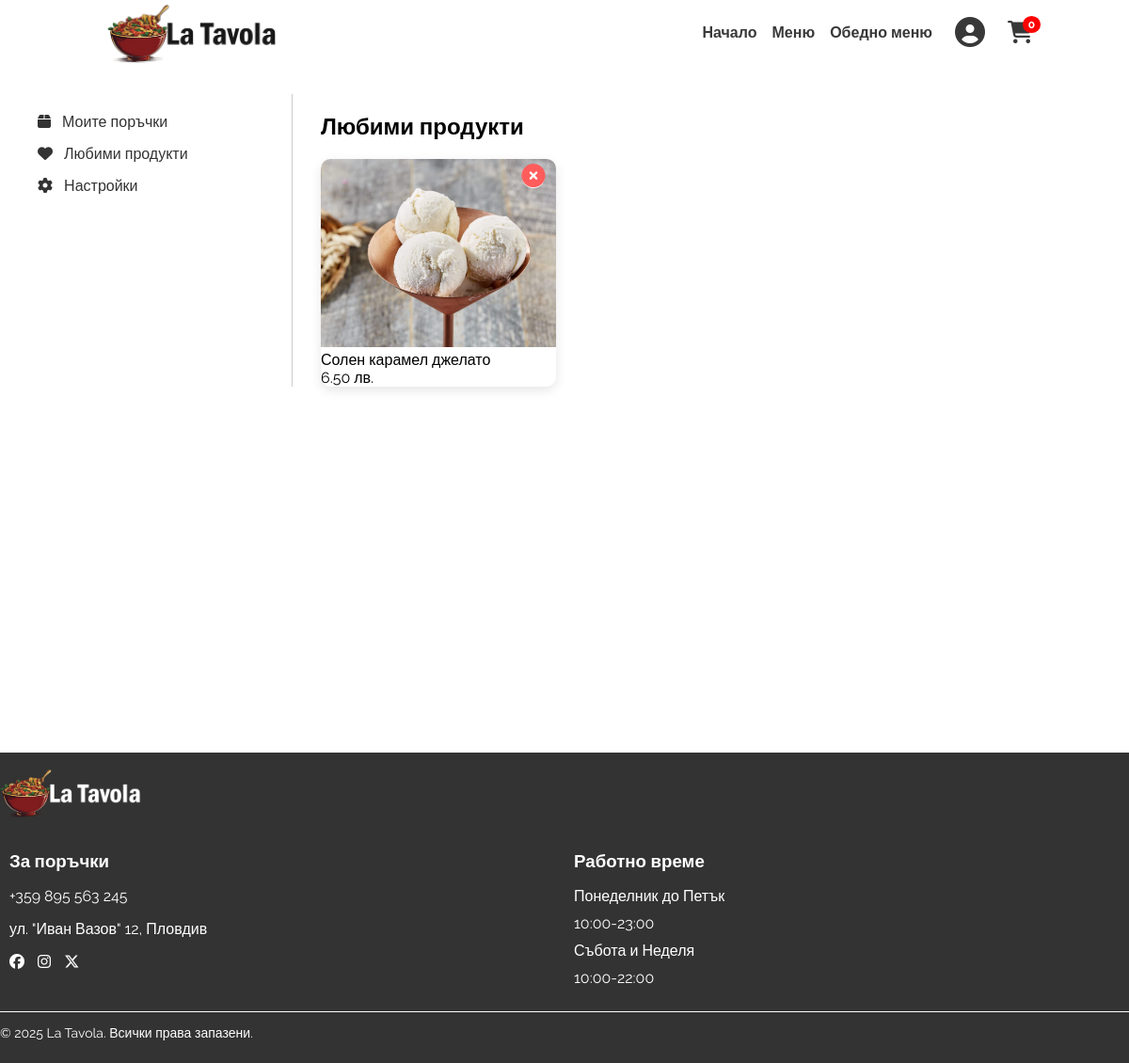
/favorites.php (signed in), run on the app's committed database.
### tables this page shows
CREATE TABLE IF NOT EXISTS `products` (
  `ProductID` int NOT NULL AUTO_INCREMENT,
  `ProductName` varchar(100) NOT NULL,
  `Weight` int DEFAULT NULL,
  `Price` decimal(10,2) DEFAULT NULL,
  `Description` text,
  `CategoryID` int DEFAULT NULL,
  `PhotoSource` text NOT NULL,
  PRIMARY KEY (`ProductID`),
  KEY `CategoryID` (`CategoryID`)
);

### favorites.php (the view, shortened to what this page needs)
<?php
include("header.php");
include('database.php');
$userID = $_SESSION['UserID'];
$stmt = $conn->prepare("
    SELECT p.ProductID, p.ProductName, p.Price, p.PhotoSource
    FROM Favorites f
    JOIN products p ON f.ProductID = p.ProductID
    WHERE f.UserID = ?
");
$stmt->bind_param("i", $userID);
$stmt->execute();
$result = $stmt->get_result();
$favorites = [];
while ($row = $result->fetch_assoc()) {
    $favorites[] = $row;
}
?>
<div class="favorites-container">
    <aside class="orders-sidebar">
        <a href="my_orders.php"><i class="fas fa-box"></i> Моите поръчки</a>
        <a href="favorites.php"><i class="fas fa-heart"></i> Любими продукти</a>
        <a href="settings.php"><i class="fas fa-cog"></i> Настройки</a>
    </aside>
    <main class="favorites">
        <h2 class="favorites-title">Любими продукти</h2>
        <div class="favorites-grid">
            <?php if (count($favorites) > 0): ?>
                <div class="favorites-grid">
                    <?php foreach ($favorites as $product): ?>
                        <div class="favorites-product-card">
                            <a class="remove-fav" href="favorite_remove.php?product_id=<?= $product['ProductID'] ?>"
                                title="Премахни от любими"
                                onclick="return confirm('Сигурни ли сте, че искате да изтриете този продукт?');"><i class="fa-solid fa-circle-xmark"></i></a>
                            <img src="<?= htmlspecialchars($product['PhotoSource']) ?>"
                                alt="<?= htmlspecialchars($product['ProductName']) ?>">
                            <div class="product-info">
                                <div class="product-title"><?= htmlspecialchars($product['ProductName']) ?></div>
                                <div class="product-price"><?= number_format($product['Price'], 2) ?> лв.</div>
                            </div>
                        </div>
                    <?php endforeach; ?>
                </div>
            <?php else: ?>
                <p class="favorites-empty-message">Нямате добавени любими продукти.</p>
            <?php endif; ?>
        </div>
    </main>
</div>
<?php
    include("footer.php");
    ?>

### style.css (style rules this page uses)
html, body { height: 100%; }
body { background-size: cover; background-repeat: repeat; font-family: "Roboto"; margin: 0; }
body:not(.page-index) { margin-top: 10vh; }
* { font-family: "Raleway", sans-serif; }
.orders-sidebar { width: 250px; background-color: #fff; border-right: 1px solid #ccc; padding: 20px; }
.orders-sidebar a { display: block; margin-bottom: 15px; color: #333; text-decoration: none; font-size: 16px; }
.orders-sidebar a i { margin-right: 8px; }
.product-info { flex: 1; }
.favorites-container { display: flex; padding: 20px; }
.favorites { padding: 0 30px; }
.favorites-grid { display: grid; grid-template-columns: repeat(auto-fit, minmax(250px, 1fr)); gap: 20px; max-width: 1200px; margin: 0 auto; }
.favorites-product-card { background: #fff; border-radius: 10px; box-shadow: 0 4px 12px rgba(0, 0, 0, 0.1); overflow: hidden; transition: transform 0.2s ease; position: relative; }
.remove-fav { position: absolute; top: 7px; right: 12px; background: white; color: #ff5c5c; text-decoration: none; border-radius: 50%; width: 24px; height: 24px; display: flex; align-items: center; justify-content: center; font-size: 25px; }
.favorites-product-card img { width: 100%; height: 200px; object-fit: cover; }

### data on the page
products: PhotoSource (picture), ProductName "Солен карамел джелато", Price "6.50"
